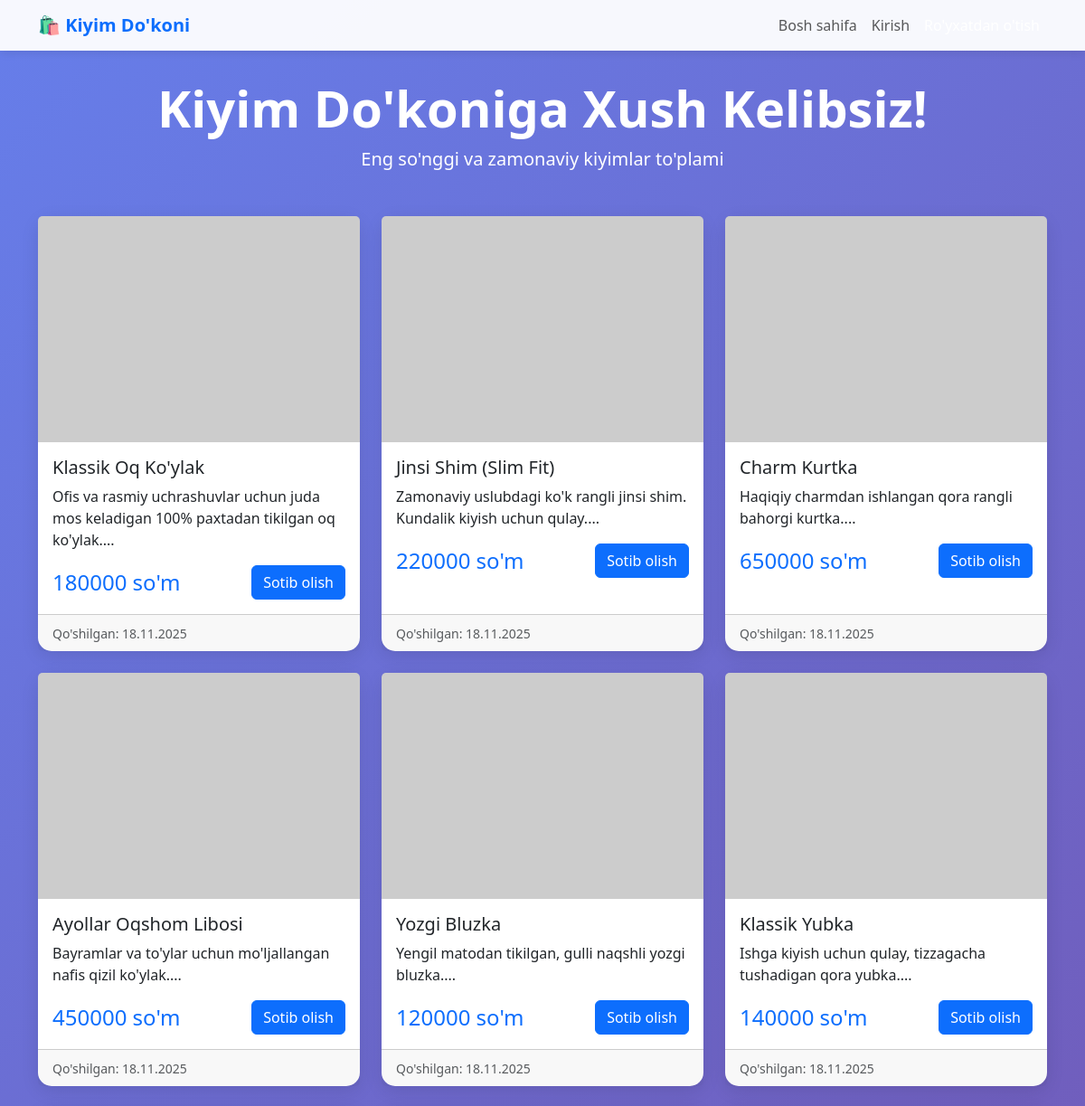
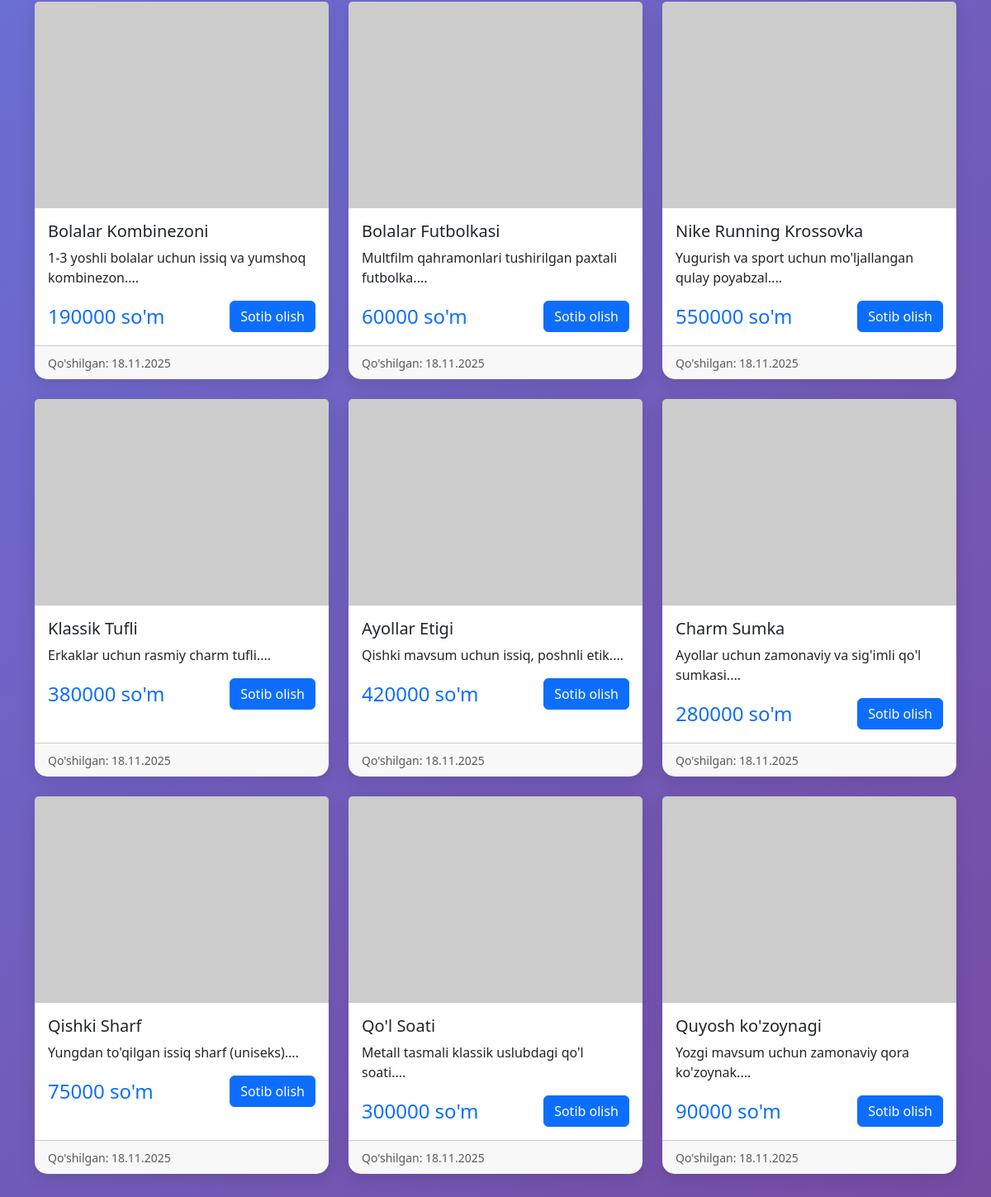
The page / on the database its author committed (2 pictures, top to bottom).
### models.py (models this page shows)
class Product(Model):
    name = CharField(max_length=100)
    description = TextField()
    price = FloatField()
    category = CharField(max_length=50)
    image_url = CharField(max_length=500, null=True)
    created_at = DateTimeField(default=datetime.now)
    class Meta:
        database = database
        table_name = 'products'

### app.py (the view)
@app.route('/')
def index():
    products = Product.select()
    return render_template('index.html', products=products)

### app.py (called while the page is built)
@app.before_request
def before_request():
    database.connect(reuse_if_open=True)

@app.after_request
def after_request(response):
    database.close()
    return response

### templates/index.html (shortened to what this page needs)
{% extends "base.html" %}
{% block content %}
<div class="text-center text-white mb-5">
    <h1 class="display-4 fw-bold">Kiyim Do'koniga Xush Kelibsiz!</h1>
    <p class="lead">Eng so'nggi va zamonaviy kiyimlar to'plami</p>
</div>
<div class="row">
    {% if products %}
        {% for product in products %}
        <div class="col-md-4 mb-4">
            <div class="card h-100">
                {% if product.image_url %}
                <img src="{{ product.image_url }}" class="card-img-top" alt="{{ product.name }}" style="height: 250px; object-fit: cover;">
                {% else %}
                <img src="https://via.placeholder.com/300x250?text=Kiyim" class="card-img-top" alt="{{ product.name }}">
                {% endif %}
                <div class="card-body">
                    <h5 class="card-title">{{ product.name }}</h5>
                    <p class="card-text">{{ product.description[:100] }}...</p>
                    <div class="d-flex justify-content-between align-items-center">
                        <span class="h4 text-primary mb-0">{{ "%.0f"|format(product.price) }} so'm</span>
                        <button class="btn btn-primary">
                             Sotib olish
                        </button>
                    </div>
                </div>
                <div class="card-footer text-muted">
                    <small>Qo'shilgan: {{ product.created_at.strftime('%d.%m.%Y') }}</small>
                </div>
            </div>
        </div>
        {% endfor %}
    {% endif %}
</div>
{% endblock %}

### templates/base.html (shortened to what this page needs)
<!DOCTYPE html>
<html lang="uz">
<head>
    <link href="https://cdn.jsdelivr.net/npm/bootstrap@5.3.0/dist/css/bootstrap.min.css" rel="stylesheet">
</head>
<body>
    <nav class="navbar navbar-expand-lg navbar-light">
        <div class="container">
            <a class="navbar-brand fw-bold text-primary" href="{{ url_for('index') }}">🛍️ Kiyim Do'koni</a>
            <div class="collapse navbar-collapse" id="navbarNav">
                <ul class="navbar-nav ms-auto">
                    <li class="nav-item">
                        <a class="nav-link" href="{{ url_for('index') }}">Bosh sahifa</a>
                    </li>
                    {% if session.get('user_id') %}
                        <li class="nav-item">
                            <a class="nav-link" href="{{ url_for('dashboard') }}">Dashboard</a>
                        </li>
                        <li class="nav-item">
                            <a class="nav-link" href="{{ url_for('add_product') }}">Mahsulot qo'shish</a>
                        </li>
                        <li class="nav-item">
                            <span class="nav-link">Salom, {{ session.get('username') }}!</span>
                        </li>
                        <li class="nav-item">
                            <a class="nav-link btn btn-outline-danger btn-sm" href="{{ url_for('logout') }}">Chiqish</a>
                        </li>
                    {% else %}
                        <li class="nav-item">
                            <a class="nav-link" href="{{ url_for('login') }}">Kirish</a>
                        </li>
                        <li class="nav-item">
                            <a class="nav-link btn btn-primary btn-sm text-white" href="{{ url_for('register') }}">Ro'yxatdan o'tish</a>
                        </li>
                    {% endif %}
                </ul>
            </div>
        </div>
    </nav>
    <div class="container content-wrapper">
        {% block content %}{% endblock %}
    </div>
</body>
</html>

### templates/base.html (style rules this page uses)
body { background: linear-gradient(135deg, #667eea 0%, #764ba2 100%); min-height: 100vh; font-family: 'Segoe UI', Tahoma, Geneva, Verdana, sans-serif; }
.navbar { background: rgba(255, 255, 255, 0.95) !important; box-shadow: 0 2px 10px rgba(0,0,0,0.1); }
.content-wrapper { margin-top: 30px; margin-bottom: 30px; }
.card { border: none; border-radius: 15px; box-shadow: 0 5px 20px rgba(0,0,0,0.1); }

### rows shown on the page
Product: name "Klassik Oq Ko'ylak", description "Ofis va rasmiy uchrashuvlar uchun juda mos keladigan 100% paxtadan tikilgan oq ko'ylak.", price "180000", created_at "18.11.2025"
Product: name "Jinsi Shim (Slim Fit)", description "Zamonaviy uslubdagi ko'k rangli jinsi shim. Kundalik kiyish uchun qulay.", price "220000", created_at "18.11.2025"
Product: name "Charm Kurtka", description "Haqiqiy charmdan ishlangan qora rangli bahorgi kurtka.", price "650000", created_at "18.11.2025"
Product: name "Ayollar Oqshom Libosi", description "Bayramlar va to'ylar uchun mo'ljallangan nafis qizil ko'ylak.", price "450000", created_at "18.11.2025"
Product: name "Yozgi Bluzka", description "Yengil matodan tikilgan, gulli naqshli yozgi bluzka.", price "120000", created_at "18.11.2025"
Product: name "Klassik Yubka", description "Ishga kiyish uchun qulay, tizzagacha tushadigan qora yubka.", price "140000", created_at "18.11.2025"
Product: name "Bolalar Kombinezoni", description "1-3 yoshli bolalar uchun issiq va yumshoq kombinezon.", price "190000", created_at "18.11.2025"
Product: name "Bolalar Futbolkasi", description "Multfilm qahramonlari tushirilgan paxtali futbolka.", price "60000", created_at "18.11.2025"
Product: name "Nike Running Krossovka", description "Yugurish va sport uchun mo'ljallangan qulay poyabzal.", price "550000", created_at "18.11.2025"
Product: name "Klassik Tufli", description "Erkaklar uchun rasmiy charm tufli.", price "380000", created_at "18.11.2025"
Product: name "Ayollar Etigi", description "Qishki mavsum uchun issiq, poshnli etik.", price "420000", created_at "18.11.2025"
Product: name "Charm Sumka", description "Ayollar uchun zamonaviy va sig'imli qo'l sumkasi.", price "280000", created_at "18.11.2025"
Product: name "Qishki Sharf", description "Yungdan to'qilgan issiq sharf (uniseks).", price "75000", created_at "18.11.2025"
Product: name "Qo'l Soati", description "Metall tasmali klassik uslubdagi qo'l soati.", price "300000", created_at "18.11.2025"
Product: name "Quyosh ko'zoynagi", description "Yozgi mavsum uchun zamonaviy qora ko'zoynak.", price "90000", created_at "18.11.2025"
